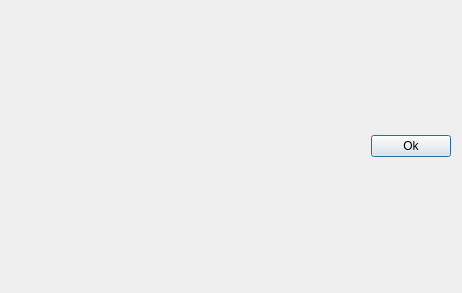
<?xml version="1.0" encoding="UTF-8"?>
<ui version="4.0">
 <class>AboutDialog</class>
 <widget class="QDialog" name="AboutDialog">
  <property name="geometry">
   <rect>
    <x>0</x>
    <y>0</y>
    <width>462</width>
    <height>293</height>
   </rect>
  </property>
  <property name="windowTitle">
   <string>Dialog</string>
  </property>
  <layout class="QHBoxLayout" name="horizontalLayout">
   <item>
    <layout class="QHBoxLayout" name="horizontalLayoutOKButton">
     <item>
      <spacer name="horizontalSpacer">
       <property name="orientation">
        <enum>Qt::Horizontal</enum>
       </property>
       <property name="sizeHint" stdset="0">
        <size>
         <width>40</width>
         <height>20</height>
        </size>
       </property>
      </spacer>
     </item>
     <item>
      <widget class="QPushButton" name="buttonDialogOK">
       <property name="text">
        <string>Ok</string>
       </property>
      </widget>
     </item>
    </layout>
   </item>
  </layout>
 </widget>
 <resources/>
 <connections/>
</ui>
